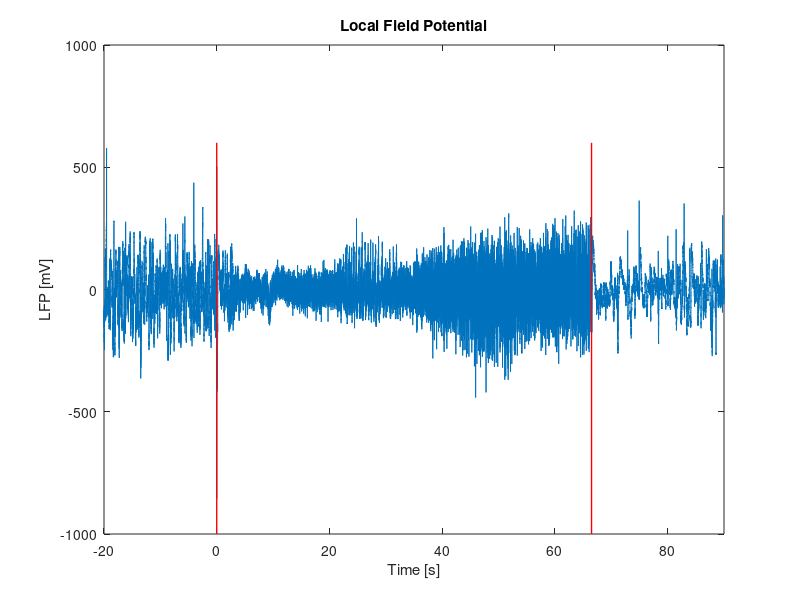

Write the MATLAB code that produced this figure. (Note: this script raises an error after producing the figure.)
function truccolodata
%Sumaiya Sayeed

close all; clear all;

% Import Data
load('MG29S1');
L=length(LFP);
y=LFP;
x=t;

%Plot
figure
plot(x,y); %plot EEG signal
hold on
title('Local Field Potential');
xlabel('Time [s]');
ylabel('LFP [mV]');
%plot beginning and end of seizure
plot([0,0],[-1000 600],'r','LineWidth',1)
plot([66.5,66.5],[-1000 600],'r','LineWidth',1)
xlim([-20 90])
hold off

% Normalized Spectrogram - uses built-in Matlab function
s = spectrogram(LFP);
figure('Name','Spectrogram');
spectrogram(LFP,'yaxis');

% FFT on entire signal
figure
Y=fft(LFP);
Fs = 2/(t(2)-t(1));   % Sampling frequency                    
T = 1/Fs;             % Sampling period       
sze = size(LFP); 
L=sze(2); % Length of signal 
P2 = abs(Y/L);
P1 = P2(1:L/2+1);
P1(2:end-1) = 2*P1(2:end-1); %P1 = y-axis of FFT
f = Fs*(0:(L/2))/L;
plot(f,P1)
title('Single-Sided Amplitude Spectrum of X(t)')
xlabel('f (Hz)')
ylabel('|P1(f)|')

% Lowpass for FFT
lowsize=10000 %plots t
figure
plot(f(1:lowsize),P1(1:lowsize)) %plots only the first 10,000 data points (< 180 Hz)
title('Single-Sided Amplitude Spectrum of X(t) (lowpass)')
xlabel('f (Hz)')
ylabel('|P1(f)|')

% STFT to develop a spectrogram using a periodogram
dt = x(2)-x(1)
Fs = 1/dt
T = 0.5; %time window
df = 1/T; %frequency resolution
fNQ = Fs/2;

F = [0:df:fNQ] %frequency domain
n = Fs*T %number of samples in each time window
j = 0;
round(n/2)

for k=round(n+1):round(n/2):round(L-n)
    j=j+1;
    time(j)=x(k); 
    signal=LFP(k-n+1:k);
    signal=signal(:); %column vector
    signal=signal-mean(LFP); %normalizing
    signalf=fft(signal); 
    temp=dt^2*1/T*abs(signalf).^2; %temporary variable
    Spectrum(:,j)=10*log10(2*temp(1:n/2+1));
    
end

figure
imagesc(time,F,Spectrum);
title('Spectrogram Based on Periodogram');
xlabel('Time [s]')
ylabel('Frequency')
set(gca,'YDir','normal')
colorbar;
hold on
dim = [.3 .2 .2 .3]; 
str = 'Noice the yellow areas between time 40-60';
annotation('textbox',dim,'String',str,'FitBoxToText','on');

hold off

end